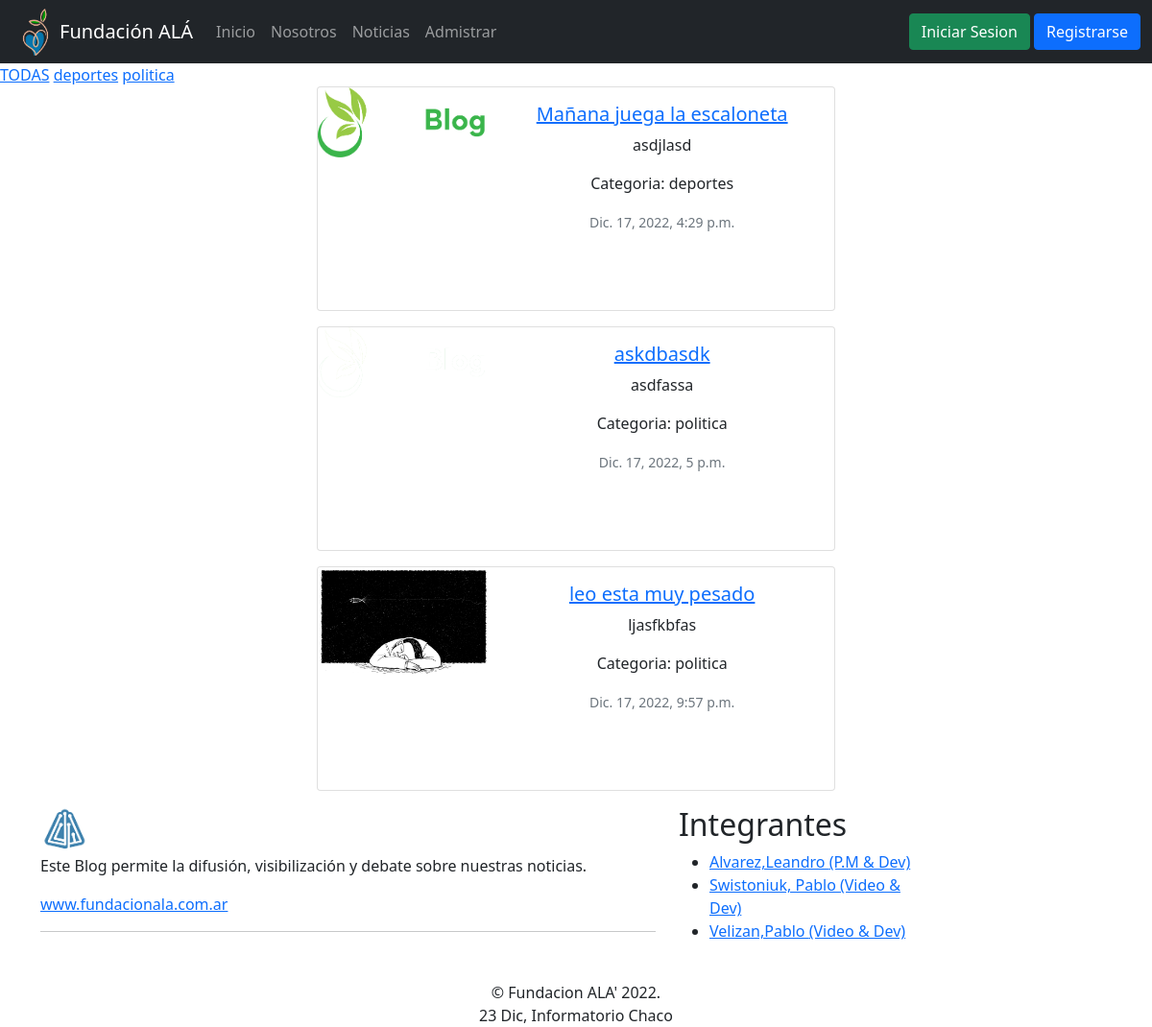
Page /Noticias/ on the earlier database version.
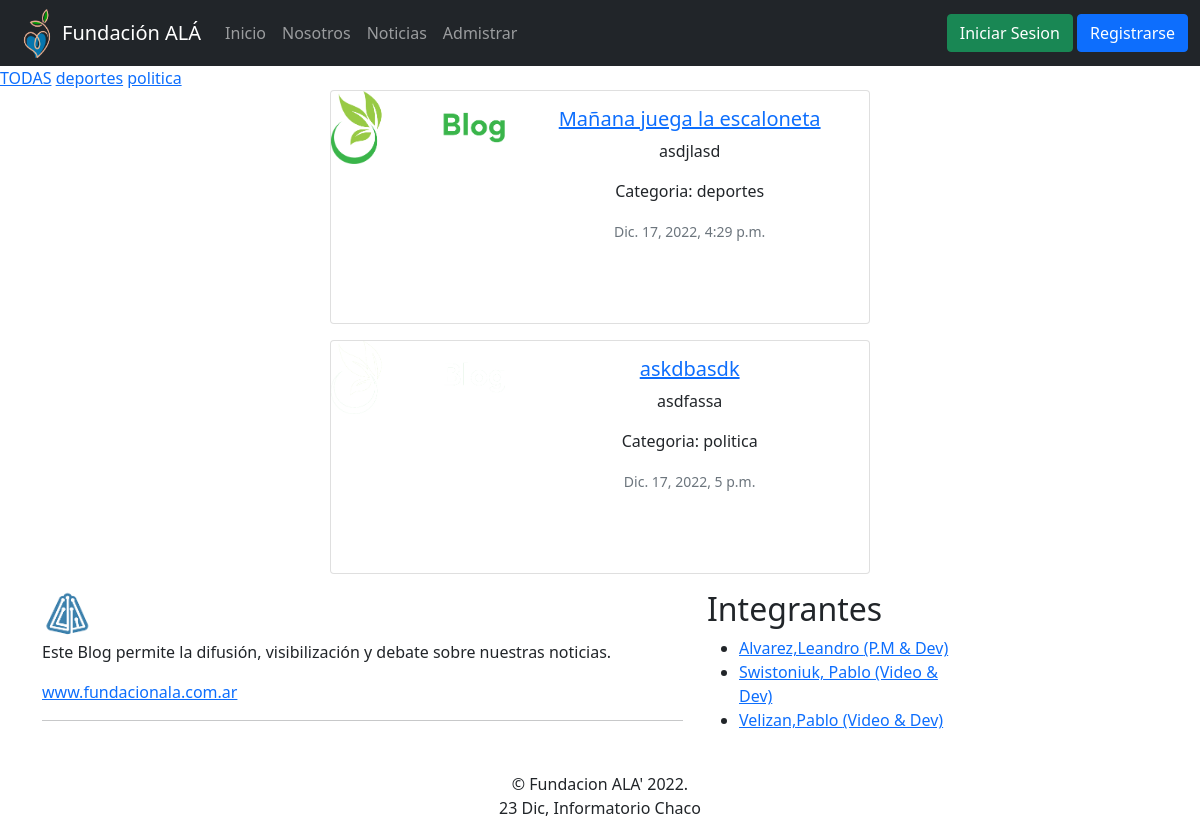
Same page on the later database version.
### apps/noticias/models.py (models this page shows, shortened)
class Categoria(models.Model):
	nombre = models.CharField(max_length = 60)
	def __str__(self):
		return self.nombre

class Noticia(models.Model):
	titulo = models.CharField(max_length = 150)
	cuerpo = models.TextField()
	imagen = models.ImageField(upload_to = 'noticias')
	categoria_noticia = models.ForeignKey(Categoria, on_delete = models.CASCADE)
	fecha = models.DateTimeField(auto_now_add=True)

### apps/noticias/views.py (the view)
# urls.py: path('', views.Listar_Noticias, name = 'listar'),
def Listar_Noticias(request):
	contexto = {}
	id_categoria = request.GET.get('id',None)
	if id_categoria:
		n = Noticia.objects.filter(categoria_noticia = id_categoria)
	else:
		n = Noticia.objects.all() #RETORNA UNA LISTA DE OBJETOS
	contexto['noticias'] = n
	cat = Categoria.objects.all().order_by('nombre')
	contexto['categorias'] = cat
	return render(request, 'noticias/listar.html', contexto)

### templates/noticias/listar.html (shortened to what this page needs)
{% extends 'base.html' %}
{% load static %}
{% block contenido %}
	<div class="submenu">
		<a href="{% url 'noticias:listar' %}">TODAS</a>
		{% for cat in categorias %}
			<a href="?id={{cat.pk}}">{{cat.nombre}}</a>
		{% endfor %}
	</div>
	{% for noti in noticias %}
	<center>
	  <div class="card mb-3" style="max-width: 540px;">
		<div class="row g-0">
		  <div class="col-md-4">
			<img src="{{noti.imagen.url}}" class="img-fluid rounded-start" alt="imagen-noticia">
		  </div>
		  <div class="col-md-8">
			<div class="card-body">
			  <h5 class="card-title"><a href="{% url 'noticias:detalle' noti.pk %}">{{noti.titulo}}</a></h5>
			  <p class="card-text"> {{noti.cuerpo}}</p>
			  <p>Categoria: {{noti.categoria_noticia}}</p>
			  <p class="card-text"><small class="text-muted">{{noti.fecha}}</small></p>
			  <br><br>
			</div>
		  </div>
		</div>
	  </div>
	</center>
	{% endfor %}
{% endblock contenido %}

Differences in the rows shown:
removed Noticia: imagen (picture), titulo "leo esta muy pesado", cuerpo "ljasfkbfas", categoria_noticia "politica", fecha "Dic. 17, 2022, 9:57 p.m."
